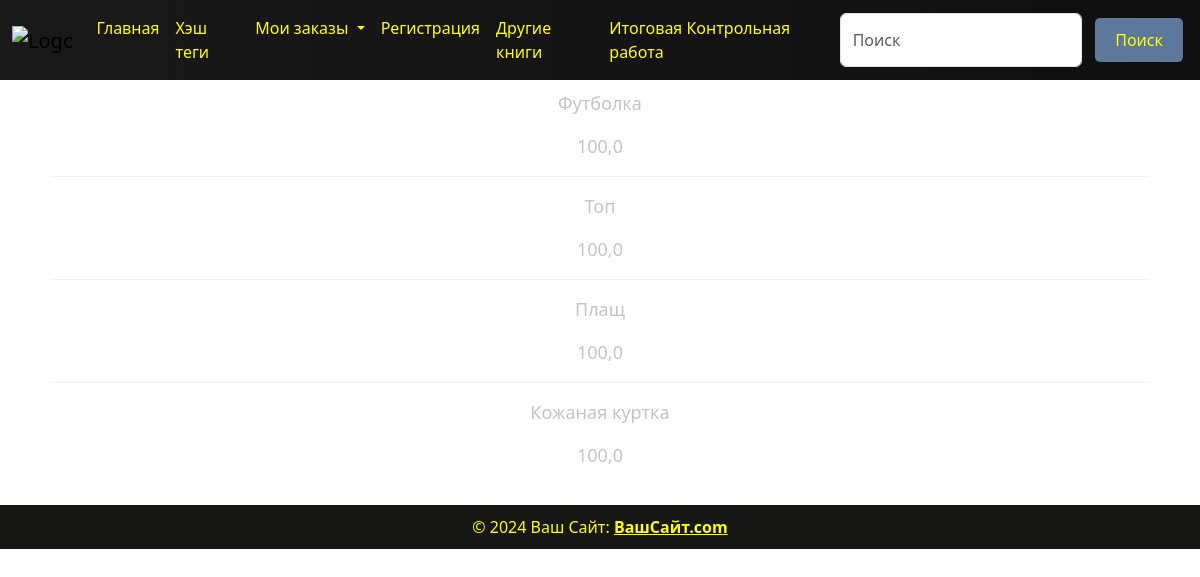
Page /clothes/teen_clothes/ on the committed database.
### clothes/models.py (models this page shows, shortened)
class Clothes(models.Model):
    title = models.CharField(max_length=50)
    price = models.FloatField(default=100)
    tags = models.ManyToManyField(Tag)

### clothes/views.py (the view)
# urls.py: path('teen_clothes/', TeenClothesView.as_view(), name='teen_clothes'),
class TeenClothesView(generic.ListView):
    model = models.Clothes
    template_name = 'clothing/teen_clothes.html'
    context_object_name = 'teen_clothes'
    def get_queryset(self):
        return models.Clothes.objects.filter(tags__name='Подростковая').order_by('-id')

### templates/clothing/teen_clothes.html (shortened to what this page needs)
{% load static %}
{% include 'components/header.html' %}
<link rel="stylesheet" href="{% static 'css/hashtags.css' %}">
<div class="container">
    {% for i in teen_clothes %}
     <div class="content">
        <p class="white">{{ i.title }}</p>
        <p class="white">{{ i.price }}</p>
        {% if not forloop.last %}
        <hr class="white">
        {% endif %}
    </div>
    {% endfor %}
</div>
    {% include 'components/footer.html' %}

### static/css/book.css (style rules this page uses)
body { display: flex; flex-direction: column; min-height: 100vh; padding-top: 70px; background: url("https://i.pinimg.com/736x/e3/7d/a9/e37da92d1e32051af32a81a8950733f3.jpg"); background-repeat: no-repeat; background-size: cover; background-position: center; }
.content { flex: 1; }

### static/css/hashtags.css (style rules this page uses)
.container { text-align: center; padding: 20px; }
.content { font-size: 18px; }
.white { color: #c8c2c2; }

### rows in the picture
Clothes: title "Футболка", price "100,0"
Clothes: title "Топ", price "100,0"
Clothes: title "Плащ", price "100,0"
Clothes: title "Кожаная куртка", price "100,0"
